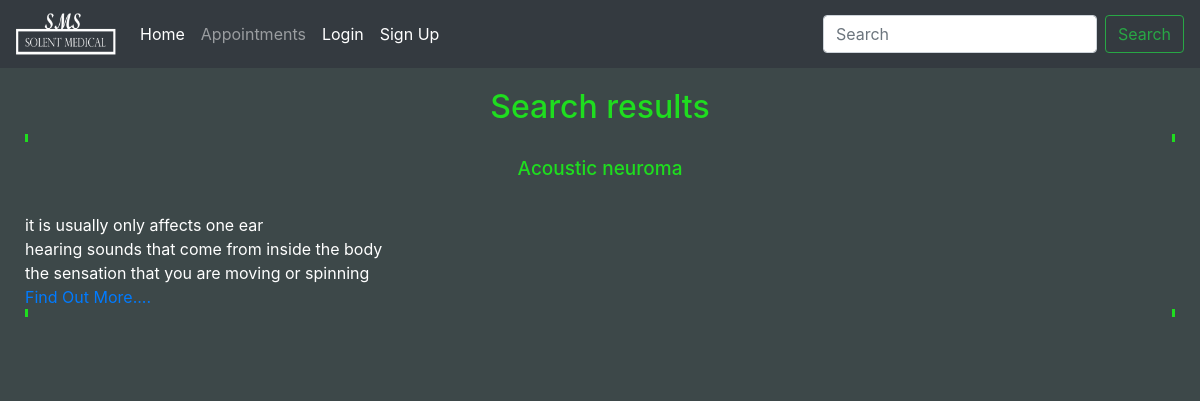
Page /SMS/Views/InformationSearch.php?DiseaseN=Acoustic neuroma
 on the committed database.
### tables this page shows
CREATE TABLE `disease` (
  `DiseaseID` int(11) NOT NULL,
  `DiseaseName` varchar(255) NOT NULL,
  `Causes` text NOT NULL,
  `Symptoms` text NOT NULL,
  `Description` text NOT NULL,
  `Treatment1` text NOT NULL,
  `Treatment2` varchar(255) NOT NULL,
  `Treatment3` varchar(255) NOT NULL,
  `BodyArea` text NOT NULL,
  `Gender` enum('M','F') NOT NULL
);

### SMS/DAO/DiseaseDao.php (called while the page is built, shortened)
<?php
include("../Models/Disease.php");
class DiseaseDao
{
    private $table, $conn;
    public function __construct($conn, $t)
    {
        $this->conn = $conn;
        $this->table = $t;
    }
    public function findDiseaseByName($Dname) {
        $stmt = $this->conn->query("SELECT * FROM ".  $this->table .  " WHERE DiseaseName LIKE  '%$Dname%' ");
        $DieaseResult = [];
        while ($row = $stmt->fetch()){
        $Diease = new Disease($row["DiseaseID"], $row["DiseaseName"],$row["Causes"], $row["Symptoms"], $row["Description"], $row["Treatment1"], $row["Treatment2"], $row["Treatment3"], $row["BodyArea"]);
        $DieaseResult[] = $Diease;
        }
        return $DieaseResult;
    }
}
?>

### SMS/Models/Disease.php (called while the page is built, shortened)
<?php
class Disease{
	private $DiseaseID, $DiseaseName, $Causes, $Symptoms, $Description,
	$Treatment1,$Treatment2,$Treatment3, $BodyArea;
	public function __construct($DisID, $DisName, $C, $Symp, $SympDesc, $Treat1,$Treat2,$Treat3, $BArea)
	{
		$this->DiseaseID = $DisID;
		$this->DiseaseName = $DisName;
		$this->Description = $SympDesc;
	}
	public function getDiseaseID(){
		return $this->DiseaseID;
	}
	public function getDiseaseName(){
		return $this->DiseaseName;
	}
	public function getDescription(){
		return $this->Description;
	}
}
?>

### SMS/Controller/InformationLibrary.php (the view, shortened to what this page needs)
<?php
include("../DAO/DiseaseDao.php");
function getDiseaseByName($Name)
{
        try{
        $conn = connect();
        $conn->setAttribute(PDO::ATTR_ERRMODE,PDO::ERRMODE_EXCEPTION);
        $dao = new DiseaseDao($conn, "Disease");
        $diseaseR = $dao->findDiseaseByName($Name);
        foreach($diseaseR as $result)
        {
        echo "<p>";
        echo "<h4>".$result->getDiseaseName()." </h4><br> " .$result->getDescription(). " <br/>";
        echo "<a href='DiseaseInfo.php?dID=".$result->getDiseaseID()."'> Find Out More....</a>";
        echo "</p>";
        }
        }
        catch(PDOException $e)
        {
            echo "Error: $e";
        }
        }
?>

### SMS/Views/Maincss.css (style rules this page uses)
html { background-color: #3d4849; }
#main p { border-right-style: solid; border-left-style: solid; border-color: rgb(31, 221, 31); padding: 4px; }
#main h4 { color: rgb(31, 221, 31); font-size: 19px; text-align: center; }

### rows in the picture
disease: DiseaseName "Acoustic neuroma", Description "it is usually only affects one ear hearing sounds that come from inside the body the sensation that you are moving or spinning"
